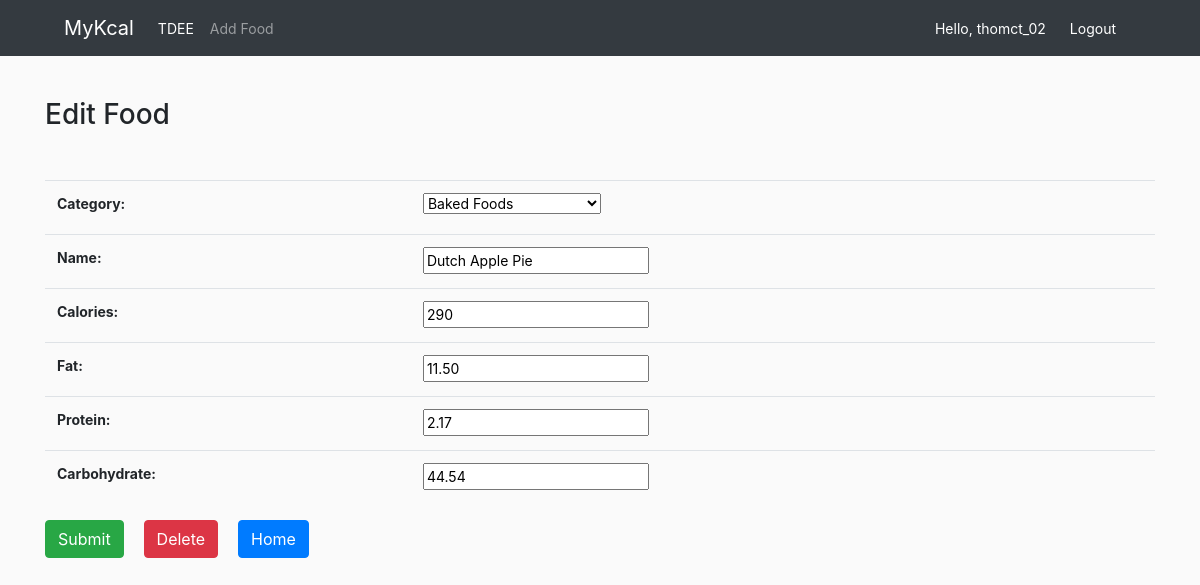
The page /foods/212/update (signed in) on the database its author committed.
### MyKcal/models.py (models this page shows, shortened)
class Food(models.Model):
    category = models.ForeignKey(Category, on_delete=models.CASCADE)
    name = models.CharField(max_length=200)
    calories=models.IntegerField()
    fat = models.DecimalField(max_digits=5, decimal_places=2, default=0)
    protein = models.DecimalField(max_digits=5, decimal_places=2, default=0)
    carbohydrate = models.DecimalField(max_digits=5, decimal_places=2, default=0)
    class Meta:
        ordering = ['name']

class Category(models.Model):
    CATEGORY_OPTIONS = (
        ('Baked Foods','Baked Foods'),
        ('Snacks','Snacks'),
        ('Sweets','Sweets'),
        ('Vegetables','Vegetables'),
        ('American India','American Indian'),
        ('Restaurant Foods','Restaurant Foods'),
        ('Beverages','Beverages'),
        ('Fats and Oils','Fats and Oils'),
        ('Meats','Meats'),
        ('Dairy and Egg Products','Dairy and Egg Products'),
        ('Baby Foods','Baby Foods'),
        ('Breakfast Cereals','Breakfast Cereals'),
        ('Soups and Sauces','Soups and Sauces'),
        ('Beans and Lentils','Beans and Lentils'),
        ('Fish','Fish'),
        ('Fruits','Fruits'),
        ('Grains and Pasta','Grains and Pasta'),
        ('Nuts and Seeds','Nuts and Seeds'),
        ('Fast Foods','Fast Foods'),
        ('Spices and Herbs','Spices and Herbs'),
        ('Prepared Meals','Prepared Meals'),
    )
    name=models.CharField(max_length=50, choices=CATEGORY_OPTIONS)
    class Meta:
        ordering = ['name']
    def __str__(self):
        return self.name

### MyKcal/views.py (the view)
# urls.py: path('foods/<int:id>/update', views.updateFood, name='updateFood'),
@login_required(login_url='login')
def updateFood(request, id):
    try:
        food = Food.objects.get(pk = id)
    except Food.DoesNotExist:
        return redirect('home')
    if request.method=="POST":
        form = FoodForm(request.POST, instance = food)
        if form.is_valid():
            form.save()
            messages.success(request, 'Update food successfully!')
            return redirect('home')
    form = FoodForm(instance = food)
    context={'form': form, 'food': food}
    return render(request, 'foods/foodForm.html', context)

### MyKcal/forms.py
class FoodForm(ModelForm):
    class Meta:
        model=Food
        fields="__all__"

### MyKcal/templates/foods/foodForm.html (shortened to what this page needs)
{% extends 'home.html' %}
{% load static %}
{% block content %}
  <head>
  </head>
  <div class="food-form">
    {% if food %}
      <h3>Edit Food</h3>
    {% else %}
      <h3>Add Food</h3>
    {% endif %}
    <form action="" method="POST" class="my-5">
      <table class="table">
        <tbody>
          {{ form.as_table }}
        </tbody>
      </table>
      <input type="submit" class="btn btn-success" value="Submit">
      {% if food %}
        <a class="btn btn-danger ml-3" href="{% url 'deleteFood' id=food.pk %}"
          onclick="return confirm('Are you sure want to delete this food?');">
          Delete
        </a>
      {% endif %}
      <a class="btn btn-primary ml-3" href="{% url 'home' %}">
        Home
      </a>
    </form>
  </div>
{% endblock %}

### MyKcal/templates/nav.html (shortened to what this page needs)
{% load static %}
<nav class="navbar navbar-expand-lg navbar-dark bg-dark">
  <a class="navbar-brand ml-5" href="{% url 'home' %}">MyKcal</a>
  <div class="collapse navbar-collapse" id="navbarNavAltMarkup">
    <div class="navbar-nav">
      {% if request.user.pk %}
        <a class="nav-item nav-link active" href="{% url 'profile' %}">TDEE<span class="sr-only">(current)</span></a>
        <a class="nav-item nav-link" href={% url 'addFood' %}>Add Food</a>
      {% endif %}
    </div>
  </div>
  <div class="mr-5">
    {% if request.user.pk %}
      <span class="hello-msg">Hello, {{request.user}}</span>
      <span >
        <a class="hello-msg" href="{% url 'logout' %}">Logout</a>
      </span>
    {% else %}
      <span >
        <a class="hello-msg" href="{% url 'login' %}">Login</a>
      </span>
    {% endif %}
  </div>
</nav>

### MyKcal/templates/home.html (style rules this page uses)
body { background-color: #FAFAFA; font-size: 14px; }

### MyKcal/templates/nav.html (style rules this page uses)
.hello-msg { margin-right: 20px; color: white; }

### MyKcal/templates/foods/foodForm.html (style rules this page uses)
.food-form { font-size: 14px; }

### rows shown on the page
Food: category "Baked Foods", calories "290", fat "11.50", protein "2.17", carbohydrate "44.54"
Category: name "Dutch Apple Pie"

### other values the page prints
{{ request.user }} "thomct_02"
